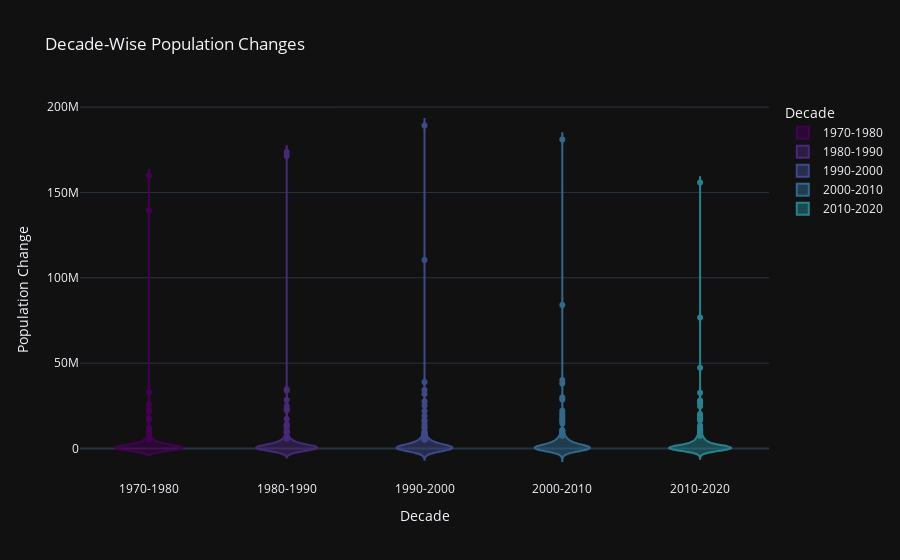

Notebook code cell kept with this figure:
### Code cell
fig = px.violin(
    decade_diff.melt(id_vars=['Country/Territory'],
                     value_vars=['1970-1980', '1980-1990', '1990-2000', '2000-2010', '2010-2020'],
                     var_name='Decade',
                     value_name='Population Change'),

    x='Decade',
    y='Population Change',
    title='Decade-Wise Population Changes',
    template='plotly_dark',
    color='Decade',
    color_discrete_sequence=px.colors.sequential.Viridis
)
fig.show()

### Figure 1 — Plotly figure (JSON) as saved in the notebook; plotly's stock layout.template omitted (floating-point values rounded to 4 significant figures; data arrays with more than 128 entries replaced by an {"elided": "..."} marker saying what was removed)
{"data": [{"alignmentgroup": "True", "box": {"visible": false}, "hovertemplate": "Decade=%{x}<br>Population Change=%{y}<extra></extra>", "legendgroup": "1970-1980", "marker": {"color": "#440154"}, "name": "1970-1980", "offsetgroup": "1970-1980", "orientation": "v", "scalegroup": "True", "showlegend": true, "type": "violin", "x": {"elided": "234 str values"}, "x0": " ", "xaxis": "x", "y": {"elided": "234 int values"}, "y0": " ", "yaxis": "y"}, {"alignmentgroup": "True", "box": {"visible": false}, "hovertemplate": "Decade=%{x}<br>Population Change=%{y}<extra></extra>", "legendgroup": "1980-1990", "marker": {"color": "#482878"}, "name": "1980-1990", "offsetgroup": "1980-1990", "orientation": "v", "scalegroup": "True", "showlegend": true, "type": "violin", "x": {"elided": "234 str values"}, "x0": " ", "xaxis": "x", "y": {"elided": "234 int values"}, "y0": " ", "yaxis": "y"}, {"alignmentgroup": "True", "box": {"visible": false}, "hovertemplate": "Decade=%{x}<br>Population Change=%{y}<extra></extra>", "legendgroup": "1990-2000", "marker": {"color": "#3e4989"}, "name": "1990-2000", "offsetgroup": "1990-2000", "orientation": "v", "scalegroup": "True", "showlegend": true, "type": "violin", "x": {"elided": "234 str values"}, "x0": " ", "xaxis": "x", "y": {"elided": "234 int values"}, "y0": " ", "yaxis": "y"}, {"alignmentgroup": "True", "box": {"visible": false}, "hovertemplate": "Decade=%{x}<br>Population Change=%{y}<extra></extra>", "legendgroup": "2000-2010", "marker": {"color": "#31688e"}, "name": "2000-2010", "offsetgroup": "2000-2010", "orientation": "v", "scalegroup": "True", "showlegend": true, "type": "violin", "x": {"elided": "234 str values"}, "x0": " ", "xaxis": "x", "y": {"elided": "234 int values"}, "y0": " ", "yaxis": "y"}, {"alignmentgroup": "True", "box": {"visible": false}, "hovertemplate": "Decade=%{x}<br>Population Change=%{y}<extra></extra>", "legendgroup": "2010-2020", "marker": {"color": "#26828e"}, "name": "2010-2020", "offsetgroup": "2010-2020", "orientation": "v", "scalegroup": "True", "showlegend": true, "type": "violin", "x": {"elided": "234 str values"}, "x0": " ", "xaxis": "x", "y": {"elided": "234 int values"}, "y0": " ", "yaxis": "y"}], "layout": {"legend": {"title": {"text": "Decade"}, "tracegroupgap": 0}, "title": {"text": "Decade-Wise Population Changes"}, "violinmode": "overlay", "xaxis": {"anchor": "y", "categoryarray": ["1970-1980", "1980-1990", "1990-2000", "2000-2010", "2010-2020"], "categoryorder": "array", "domain": [0, 1], "title": {"text": "Decade"}}, "yaxis": {"anchor": "x", "domain": [0, 1], "title": {"text": "Population Change"}}}}
